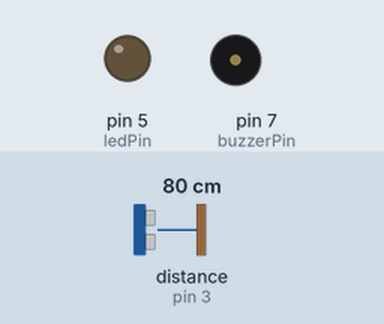
Simulated run of this sketch. Board: Arduino Uno, built with avr-gcc and run on an emulated ATmega328P. Shown: output pins drawn as LEDs (lit = HIGH), buzzer (waves = sounding, pin HIGH). Wiring (inferred from the names in the program): ultrasonic range finder: trigger pin 2; echo pin 3. Dashed ring = blinking. The inputs (shaded band) are chosen by the test bench; at power-on: distance to the obstacle (sensor on pin 3) 80 cm. The echo pulse lasts 58.3 µs per cm; pins used as bus, display or sensor lines are not drawn.

Above: at 1.2 s.
1.3 s: distance to the obstacle (sensor on pin 3) set to 18 cm
2.8 s: distance to the obstacle (sensor on pin 3) set to 15 cm
At 3.2 s:
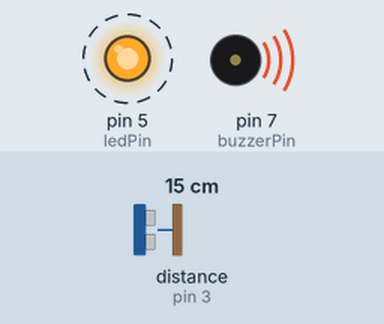
5.8 s: distance to the obstacle (sensor on pin 3) set to 35 cm
At 6.3 s:
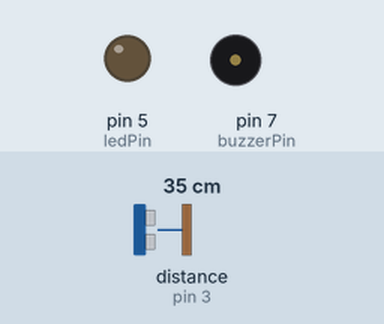
7.3 s: distance to the obstacle (sensor on pin 3) set to 12 cm
At 7.6 s:
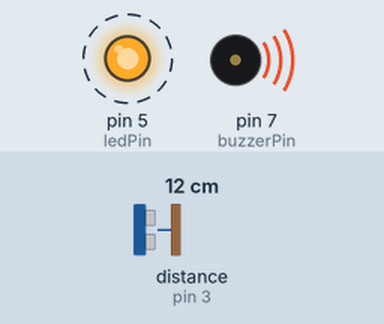
Timing chart, 0 to 11.3 s (numbered marks = the images above; inputs shaded):
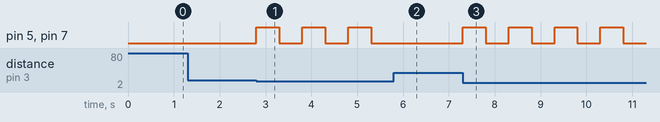

The sketch:

TEST_SENSOR_HCSR04.ino
```cpp
//MUHAMMAD RAMADHAN
//TEST SENSOR HCSR04

int trigPin = 2;
int echoPin = 3;
int buzzerPin = 7;
int ledPin=5;

void setup() {
  // put your setup code here, to run once:
Serial.begin(9600);
pinMode(trigPin, OUTPUT );
pinMode(echoPin, INPUT );
pinMode(buzzerPin, OUTPUT);
pinMode(ledPin, OUTPUT);
}

void loop() {
  // put your main code here, to run repeatedly:
long duration, distance;
digitalWrite(trigPin, HIGH);
digitalWrite(trigPin, LOW);
digitalWrite(ledPin, LOW);
duration = pulseIn(echoPin, HIGH);
distance = (duration * 0.034) /2;

if (distance >=25)
{
  digitalWrite(trigPin,LOW);
  digitalWrite(buzzerPin,LOW);
  digitalWrite(ledPin, LOW);
}
if (distance <=15)
{
  digitalWrite(trigPin,HIGH);
  digitalWrite(buzzerPin,HIGH);
  digitalWrite(ledPin, HIGH);
  delay(500);

  digitalWrite(trigPin,LOW);
  digitalWrite(buzzerPin,LOW);
  digitalWrite(ledPin, LOW);
  delay(500);

}
if (distance <=10)
{
  digitalWrite(trigPin,HIGH);
  digitalWrite(buzzerPin,HIGH);
  digitalWrite(ledPin, HIGH);
  delay(100);

  digitalWrite(trigPin,LOW);
  digitalWrite(buzzerPin,LOW);
  digitalWrite(ledPin, LOW);
  delay(100);
}

}
```

Measured:
- the behaviour switches between 17 and 16 cm on distance to the obstacle (sensor on pin 3) (found by bisection; images 0 and 1)
- after the input at 1.3 s, every drawn part: stays the same
- after the input at 2.8 s, pin 5 (ledPin), pin 7 (buzzerPin): alternates HIGH for 0.50 s and LOW for 0.50 s, starting at once
- after the input at 5.8 s, pin 5 (ledPin), pin 7 (buzzerPin): stays LOW (without the input it goes to HIGH after 0.01 s)
- after the input at 7.3 s, pin 5 (ledPin), pin 7 (buzzerPin): alternates HIGH for 0.50 s and LOW for 0.50 s, starting at once
